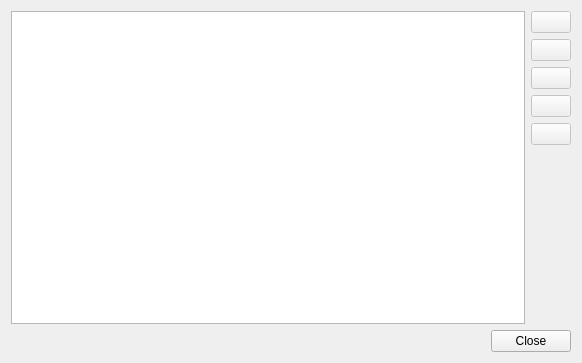
<?xml version="1.0" encoding="UTF-8"?>
<ui version="4.0">
 <class>QueueManager</class>
 <widget class="QDialog" name="QueueManager">
  <property name="geometry">
   <rect>
    <x>0</x>
    <y>0</y>
    <width>582</width>
    <height>363</height>
   </rect>
  </property>
  <property name="windowTitle">
   <string>Queue Manager</string>
  </property>
  <property name="windowIcon">
   <iconset resource="../../data/data.qrc">
    <normaloff>:/icon.png</normaloff>:/icon.png</iconset>
  </property>
  <layout class="QVBoxLayout" name="verticalLayout_2">
   <item>
    <layout class="QHBoxLayout" name="horizontalLayout">
     <item>
      <widget class="QTreeView" name="list">
       <property name="acceptDrops">
        <bool>true</bool>
       </property>
       <property name="showDropIndicator" stdset="0">
        <bool>true</bool>
       </property>
       <property name="dragEnabled">
        <bool>true</bool>
       </property>
       <property name="dragDropMode">
        <enum>QAbstractItemView::DragDrop</enum>
       </property>
       <property name="defaultDropAction">
        <enum>Qt::MoveAction</enum>
       </property>
       <property name="alternatingRowColors">
        <bool>true</bool>
       </property>
       <property name="selectionMode">
        <enum>QAbstractItemView::ExtendedSelection</enum>
       </property>
       <property name="selectionBehavior">
        <enum>QAbstractItemView::SelectRows</enum>
       </property>
       <property name="rootIsDecorated">
        <bool>false</bool>
       </property>
       <attribute name="headerVisible">
        <bool>false</bool>
       </attribute>
      </widget>
     </item>
     <item>
      <layout class="QVBoxLayout" name="verticalLayout">
       <item>
        <widget class="QPushButton" name="move_up">
         <property name="enabled">
          <bool>false</bool>
         </property>
         <property name="toolTip">
          <string>Move up</string>
         </property>
         <property name="iconSize">
          <size>
           <width>16</width>
           <height>16</height>
          </size>
         </property>
         <property name="shortcut">
          <string>Ctrl+Up</string>
         </property>
        </widget>
       </item>
       <item>
        <widget class="QPushButton" name="move_down">
         <property name="enabled">
          <bool>false</bool>
         </property>
         <property name="toolTip">
          <string>Move down</string>
         </property>
         <property name="iconSize">
          <size>
           <width>16</width>
           <height>16</height>
          </size>
         </property>
         <property name="shortcut">
          <string>Ctrl+Down</string>
         </property>
        </widget>
       </item>
       <item>
        <widget class="QPushButton" name="remove">
         <property name="enabled">
          <bool>false</bool>
         </property>
         <property name="toolTip">
          <string>Remove</string>
         </property>
         <property name="text">
          <string/>
         </property>
        </widget>
       </item>
       <item>
        <widget class="QPushButton" name="save">
         <property name="enabled">
          <bool>false</bool>
         </property>
         <property name="toolTip">
          <string>Save</string>
         </property>
         <property name="text">
          <string/>
         </property>
         <property name="shortcut">
          <string>Ctrl+S</string>
         </property>
        </widget>
       </item>
       <item>
        <widget class="QPushButton" name="clear">
         <property name="enabled">
          <bool>false</bool>
         </property>
         <property name="toolTip">
          <string>Clear</string>
         </property>
         <property name="iconSize">
          <size>
           <width>16</width>
           <height>16</height>
          </size>
         </property>
         <property name="shortcut">
          <string>Ctrl+K</string>
         </property>
        </widget>
       </item>
       <item>
        <spacer name="verticalSpacer">
         <property name="orientation">
          <enum>Qt::Vertical</enum>
         </property>
         <property name="sizeHint" stdset="0">
          <size>
           <width>20</width>
           <height>40</height>
          </size>
         </property>
        </spacer>
       </item>
      </layout>
     </item>
    </layout>
   </item>
   <item>
    <widget class="QDialogButtonBox" name="buttonBox">
     <property name="orientation">
      <enum>Qt::Horizontal</enum>
     </property>
     <property name="standardButtons">
      <set>QDialogButtonBox::Close</set>
     </property>
    </widget>
   </item>
  </layout>
 </widget>
 <resources>
  <include location="../../data/data.qrc"/>
 </resources>
 <connections>
  <connection>
   <sender>buttonBox</sender>
   <signal>accepted()</signal>
   <receiver>QueueManager</receiver>
   <slot>accept()</slot>
   <hints>
    <hint type="sourcelabel">
     <x>248</x>
     <y>254</y>
    </hint>
    <hint type="destinationlabel">
     <x>157</x>
     <y>274</y>
    </hint>
   </hints>
  </connection>
  <connection>
   <sender>buttonBox</sender>
   <signal>rejected()</signal>
   <receiver>QueueManager</receiver>
   <slot>reject()</slot>
   <hints>
    <hint type="sourcelabel">
     <x>316</x>
     <y>260</y>
    </hint>
    <hint type="destinationlabel">
     <x>286</x>
     <y>274</y>
    </hint>
   </hints>
  </connection>
 </connections>
</ui>
